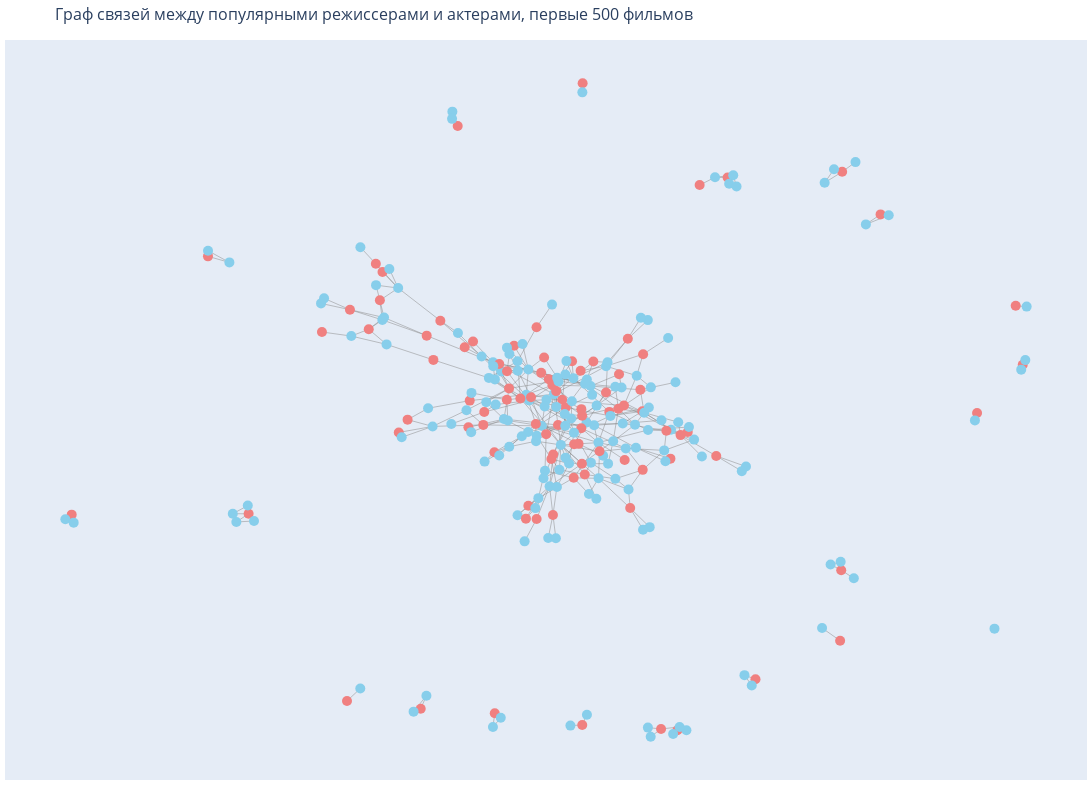

Notebook source saved alongside this figure:
### Markdown cell above
Интерактивный граф, чтобы можно было приближать и смотреть. Взяла побольше фильмов.

### Code cell
import plotly.graph_objects as go

df_temp = df[:500]
actor_counts = Counter(df_temp['Актер 1']) + Counter(df_temp['Актер 2'])
frequent_actors = {actor for actor, count in actor_counts.items() if count > 1}
director_counts = Counter(df_temp['Режиссер'])
frequent_directors = {director for director, count in director_counts.items() if count > 1}

G = nx.Graph()

for index, row in df_temp.iterrows():
    director = row['Режиссер']
    actors = [row['Актер 1'], row['Актер 2']]
    
    filtered_actors = [actor for actor in actors if actor in frequent_actors]
    
    if filtered_actors and director in frequent_directors:
        G.add_node(director, type='director')
        for actor in filtered_actors:
            G.add_node(actor, type='actor')
        
        for actor in filtered_actors:
            G.add_edge(director, actor)
        
        for i in range(len(filtered_actors)):
            for j in range(i + 1, len(filtered_actors)):
                G.add_edge(filtered_actors[i], filtered_actors[j])

pos = nx.spring_layout(G)

node_color_map = {'director': 'lightcoral', 'actor': 'skyblue'}

node_trace = go.Scatter(x=[], y=[], text=[], mode='markers', hoverinfo='text', marker=dict(size=10, color=[]))
edge_trace = go.Scatter(x=[], y=[], line=dict(width=0.5, color='#888'), hoverinfo='none', mode='lines')

for node in G.nodes():
    x, y = pos[node]
    node_trace['x'] += tuple([x])
    node_trace['y'] += tuple([y])
    node_trace['text'] += tuple([node])
    node_trace['marker']['color'] += tuple([node_color_map[G.nodes[node]['type']]])

for edge in G.edges():
    x0, y0 = pos[edge[0]]
    x1, y1 = pos[edge[1]]
    edge_trace['x'] += tuple([x0, x1, None])
    edge_trace['y'] += tuple([y0, y1, None])

fig = go.Figure(data=[edge_trace, node_trace],
             layout=go.Layout(
                title='Граф связей между популярными режиссерами и актерами, первые 500 фильмов',
                titlefont=dict(size=16),
                showlegend=False,
                hovermode='closest',
                margin=dict(b=20,l=5,r=5,t=40),
                xaxis=dict(showgrid=False, zeroline=False, showticklabels=False),
                yaxis=dict(showgrid=False, zeroline=False, showticklabels=False))
                )

fig.update_layout(width=1200, height=800)
fig.show()

### Figure 1 — Plotly figure (JSON) as saved in the notebook; plotly's stock layout.template omitted (floating-point values rounded to 4 significant figures; data arrays with more than 128 entries replaced by an {"elided": "..."} marker saying what was removed)
{"data": [{"hoverinfo": "none", "line": {"color": "#888", "width": 0.5}, "mode": "lines", "type": "scatter", "x": {"elided": "1185 float values"}, "y": {"elided": "1185 float values"}}, {"hoverinfo": "text", "marker": {"color": {"elided": "255 str values"}, "size": 10}, "mode": "markers", "text": {"elided": "255 str values"}, "type": "scatter", "x": {"elided": "255 float values"}, "y": {"elided": "255 float values"}}], "layout": {"height": 800, "hovermode": "closest", "margin": {"b": 20, "l": 5, "r": 5, "t": 40}, "showlegend": false, "title": {"font": {"size": 16}, "text": "Граф связей между популярными режиссерами и актерами, первые 500 фильмов"}, "width": 1200, "xaxis": {"showgrid": false, "showticklabels": false, "zeroline": false}, "yaxis": {"showgrid": false, "showticklabels": false, "zeroline": false}}}
